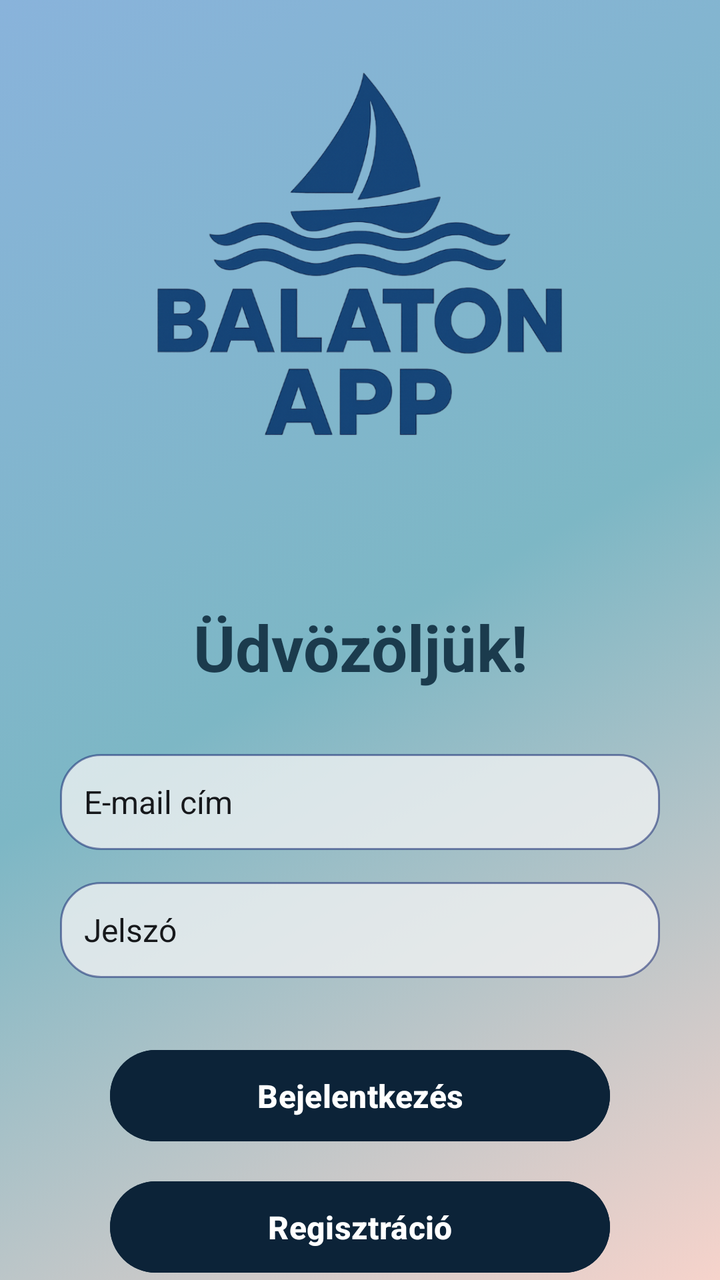
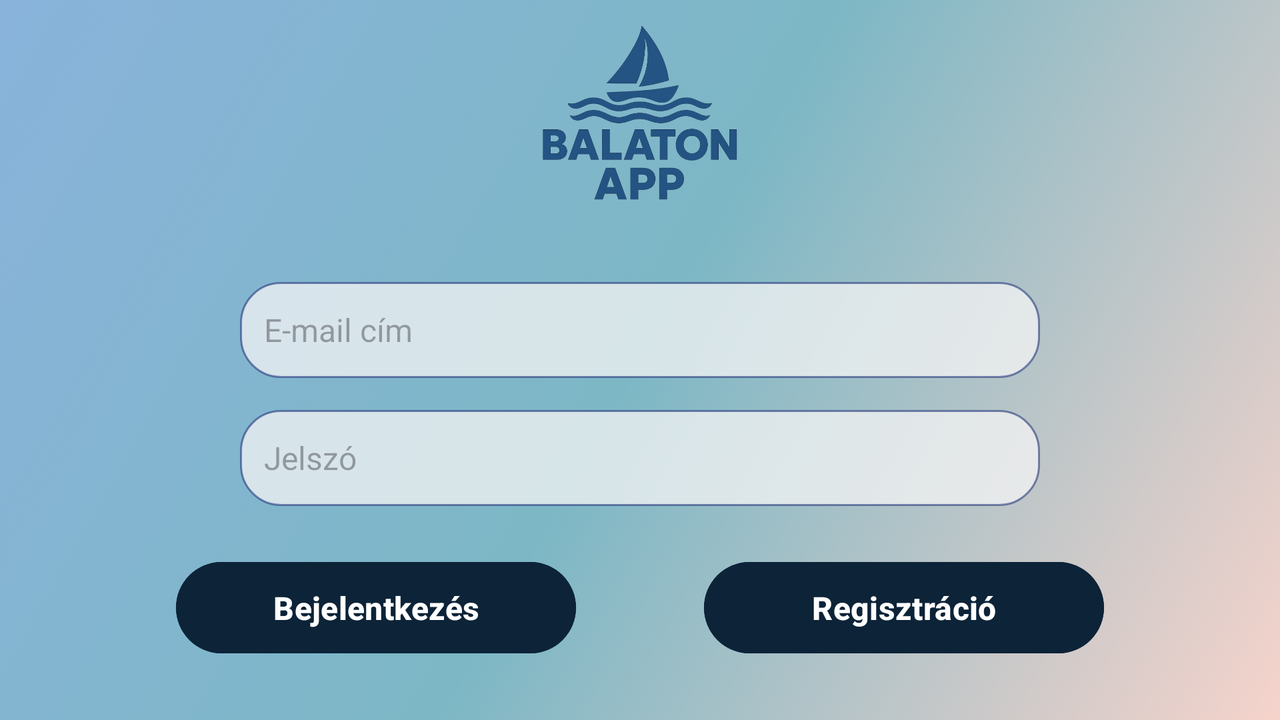

The same Android screen from two of the app's own layout files: first res/layout/ as a phone draws it, then the repository's variant for another configuration, drawn on a device whose configuration selects that folder. Both files follow.
<!-- AndroidManifest.xml: application theme Theme.BalatonApp -->
<!-- res/layout/activity_main.xml -->
<?xml version="1.0" encoding="utf-8"?>
<androidx.constraintlayout.widget.ConstraintLayout
    xmlns:android="http://schemas.android.com/apk/res/android"
    xmlns:app="http://schemas.android.com/apk/res-auto"
    xmlns:tools="http://schemas.android.com/tools"
    android:id="@+id/main"
    android:layout_width="match_parent"
    android:layout_height="match_parent"
    android:background="@drawable/background_color"
    tools:context=".MainActivity">

    <ImageView
        android:id="@+id/headerImage"
        android:layout_width="250dp"
        android:layout_height="250dp"
        android:layout_marginTop="20dp"
        android:scaleType="fitCenter"
        android:src="@drawable/balaton_app"
        android:contentDescription="@string/my_image_description"
        android:alpha="1"
        app:layout_constraintTop_toTopOf="parent"
        app:layout_constraintStart_toStartOf="parent"
        app:layout_constraintEnd_toEndOf="parent" />

    <TextView
        android:id="@+id/titleText"
        android:layout_width="match_parent"
        android:layout_height="wrap_content"
        android:gravity="center"
        android:padding="16dp"
        android:text="@string/cim"
        android:textColor="#1B3B4D"
        android:textSize="32sp"
        android:textStyle="bold"
        android:layout_marginTop="16dp"
        app:layout_constraintTop_toBottomOf="@id/headerImage"
        app:layout_constraintStart_toStartOf="parent"
        app:layout_constraintEnd_toEndOf="parent" />

    <EditText
        android:id="@+id/editTextEmail"
        android:minWidth="300dp"
        android:layout_width="wrap_content"
        android:layout_height="wrap_content"
        android:minHeight="48dp"
        android:layout_marginTop="16dp"
        android:layout_marginStart="32dp"
        android:layout_marginEnd="32dp"
        android:background="@drawable/edittext_background"
        android:hint="@string/email"
        android:inputType="textEmailAddress"
        android:autofillHints="emailAddress"
        android:padding="12dp"
        android:textColor="#000000"
        android:textColorHint="#16181B"
        android:textSize="16sp"
        app:layout_constraintTop_toBottomOf="@id/titleText"
        app:layout_constraintStart_toStartOf="parent"
        app:layout_constraintEnd_toEndOf="parent" />

    <EditText
        android:id="@+id/editTextPassword"
        android:minWidth="300dp"
        android:layout_width="wrap_content"
        android:layout_height="wrap_content"
        android:minHeight="48dp"
        android:layout_marginTop="16dp"
        android:layout_marginStart="32dp"
        android:layout_marginEnd="32dp"
        android:background="@drawable/edittext_background"
        android:hint="@string/password"
        android:inputType="textPassword"
        android:autofillHints="password"
        android:padding="12dp"
        android:textColor="#000000"
        android:textColorHint="#16181B"
        android:textSize="16sp"
        app:layout_constraintTop_toBottomOf="@id/editTextEmail"
        app:layout_constraintStart_toStartOf="parent"
        app:layout_constraintEnd_toEndOf="parent" />

    <Button
        android:id="@+id/loginButton"
        android:layout_width="wrap_content"
        android:layout_height="wrap_content"
        android:layout_marginTop="32dp"
        android:backgroundTint="@color/button_color"
        android:minWidth="250dp"
        android:padding="12dp"
        android:text="@string/login"
        android:textColor="#FFFFFF"
        android:textSize="16sp"
        android:textStyle="bold"
        app:layout_constraintTop_toBottomOf="@id/editTextPassword"
        app:layout_constraintStart_toStartOf="parent"
        app:layout_constraintEnd_toEndOf="parent"
        tools:ignore="OnClick" />

    <Button
        android:id="@+id/registrationButton"
        android:layout_width="wrap_content"
        android:layout_height="wrap_content"
        android:layout_marginTop="12dp"
        android:backgroundTint="@color/button_color"
        android:minWidth="250dp"
        android:padding="12dp"
        android:text="@string/registration"
        android:textColor="#FFFFFF"
        android:textSize="16sp"
        android:textStyle="bold"
        app:layout_constraintTop_toBottomOf="@id/loginButton"
        app:layout_constraintStart_toStartOf="parent"
        app:layout_constraintEnd_toEndOf="parent"
        tools:ignore="OnClick" />


</androidx.constraintlayout.widget.ConstraintLayout>
<!-- resources referenced by this layout -->
<resources>
  <color name="button_color">#0C2338</color>
  <!-- drawable background_color (drawable) -->
  <?xml version="1.0" encoding="utf-8"?>
  <selector xmlns:android="http://schemas.android.com/apk/res/android">
      <item>
          <shape>
              <gradient
                  android:startColor="#F6D3CB"
                  android:centerColor="#7DB7C5"
                  android:endColor="#89B3DB"
                  android:angle="135"/>
          </shape>
      </item>
  </selector>
  <!-- drawable balaton_app: png bitmap (drawable, 186230 bytes) -->
  <!-- drawable edittext_background (drawable) -->
  <?xml version="1.0" encoding="utf-8"?>
  <shape xmlns:android="http://schemas.android.com/apk/res/android"
      android:shape="rectangle">
      <solid android:color="#BFF4F4F4"/>
      <stroke android:width="1dp" android:color="#800C1F6D"/>
      <corners android:radius="20dp"/>
      <padding
          android:left="10dp"
          android:top="10dp"
          android:right="10dp"
          android:bottom="10dp" />
  </shape>
  <string name="cim">Üdvözöljük!</string>
  <string name="email">E-mail cím</string>
  <string name="login">Bejelentkezés</string>
  <string name="my_image_description">Main header picture</string>
  <string name="password">Jelszó</string>
  <string name="registration">Regisztráció</string>
  <style name="Theme.BalatonApp" parent="Base.Theme.BalatonApp" />
  <style name="Base.Theme.BalatonApp" parent="Theme.Material3.DayNight.NoActionBar">
          
          
      </style>
</resources>
<!-- res/layout-land/activity_main.xml (the repository's variant of the layout above) -->
<!-- drawn on the phone turned sideways -->
<?xml version="1.0" encoding="utf-8"?>
<androidx.constraintlayout.widget.ConstraintLayout
    xmlns:android="http://schemas.android.com/apk/res/android"
    xmlns:app="http://schemas.android.com/apk/res-auto"
    xmlns:tools="http://schemas.android.com/tools"
    android:id="@+id/main"
    android:layout_width="match_parent"
    android:layout_height="match_parent"
    android:background="@drawable/background_color"
    tools:context=".MainActivity">

    <ImageView
        android:id="@+id/headerImage"
        android:contentDescription="@string/my_image_description"
        android:layout_marginTop="5dp"
        android:layout_width="120dp"
        android:layout_height="120dp"
        android:scaleType="fitCenter"
        android:src="@drawable/balaton_app"
        android:alpha="0.87"
        app:layout_constraintTop_toTopOf="parent"
        app:layout_constraintStart_toStartOf="parent"
        app:layout_constraintEnd_toEndOf="parent" />


    <EditText
        android:id="@+id/editTextEmail"
        android:minWidth="400dp"
        android:layout_width="wrap_content"
        android:layout_height="wrap_content"
        android:minHeight="48dp"
        android:layout_marginTop="16dp"
        android:layout_marginStart="32dp"
        android:layout_marginEnd="32dp"
        android:background="@drawable/edittext_background"
        android:hint="@string/email"
        android:inputType="textEmailAddress"
        android:autofillHints="emailAddress"
        android:padding="12dp"
        android:textColor="#000000"
        android:textSize="16sp"
        app:layout_constraintTop_toBottomOf="@id/headerImage"
        app:layout_constraintStart_toStartOf="parent"
        app:layout_constraintEnd_toEndOf="parent" />

    <EditText
        android:id="@+id/editTextPassword"
        android:minWidth="400dp"
        android:layout_width="wrap_content"
        android:layout_height="wrap_content"
        android:minHeight="48dp"
        android:layout_marginTop="16dp"
        android:layout_marginStart="32dp"
        android:layout_marginEnd="32dp"
        android:background="@drawable/edittext_background"
        android:hint="@string/password"
        android:inputType="textPassword"
        android:autofillHints="password"
        android:padding="12dp"
        android:textColor="#000000"
        android:textSize="16sp"
        app:layout_constraintTop_toBottomOf="@id/editTextEmail"
        app:layout_constraintStart_toStartOf="parent"
        app:layout_constraintEnd_toEndOf="parent" />

    <androidx.constraintlayout.widget.Guideline
        android:id="@+id/centerGuideline"
        android:layout_width="wrap_content"
        android:layout_height="wrap_content"
        android:orientation="vertical"
        app:layout_constraintGuide_percent="0.5" />

    <Button
        android:id="@+id/loginButton"
        android:minWidth="200dp"
        android:layout_width="wrap_content"
        android:layout_height="wrap_content"
        android:layout_marginTop="24dp"
        android:layout_marginStart="32dp"
        android:layout_marginEnd="8dp"
        android:backgroundTint="@color/button_color"
        android:padding="12dp"
        android:text="@string/login"
        tools:text="Bejelentkezés"
        android:textColor="#FFFFFF"
        android:textSize="16sp"
        android:textStyle="bold"
        app:layout_constraintTop_toBottomOf="@id/editTextPassword"
        app:layout_constraintStart_toStartOf="parent"
        app:layout_constraintEnd_toStartOf="@id/registrationButton" />

    <Button
        android:id="@+id/registrationButton"
        android:minWidth="200dp"
        android:layout_width="wrap_content"
        android:layout_height="wrap_content"
        android:layout_marginTop="24dp"
        android:layout_marginEnd="32dp"
        android:backgroundTint="@color/button_color"
        android:padding="12dp"
        android:text="@string/registration"
        tools:text="Regisztráció"
        android:textColor="#FFFFFF"
        android:textSize="16sp"
        android:textStyle="bold"
        app:layout_constraintTop_toBottomOf="@id/editTextPassword"
        app:layout_constraintStart_toEndOf="@id/loginButton"
        app:layout_constraintEnd_toEndOf="parent" />

</androidx.constraintlayout.widget.ConstraintLayout>
<!-- resources referenced by the variant -->
<!-- as the phone turned sideways resolves them -->
<resources>
  <color name="button_color">#0C2338</color>
  <!-- drawable background_color (drawable) -->
  <?xml version="1.0" encoding="utf-8"?>
  <selector xmlns:android="http://schemas.android.com/apk/res/android">
      <item>
          <shape>
              <gradient
                  android:startColor="#F6D3CB"
                  android:centerColor="#7DB7C5"
                  android:endColor="#89B3DB"
                  android:angle="135"/>
          </shape>
      </item>
  </selector>
  <!-- drawable balaton_app: png bitmap (drawable, 186230 bytes) -->
  <!-- drawable edittext_background (drawable) -->
  <?xml version="1.0" encoding="utf-8"?>
  <shape xmlns:android="http://schemas.android.com/apk/res/android"
      android:shape="rectangle">
      <solid android:color="#BFF4F4F4"/>
      <stroke android:width="1dp" android:color="#800C1F6D"/>
      <corners android:radius="20dp"/>
      <padding
          android:left="10dp"
          android:top="10dp"
          android:right="10dp"
          android:bottom="10dp" />
  </shape>
  <string name="email">E-mail cím</string>
  <string name="login">Bejelentkezés</string>
  <string name="my_image_description">Main header picture</string>
  <string name="password">Jelszó</string>
  <string name="registration">Regisztráció</string>
  <style name="Theme.BalatonApp" parent="Base.Theme.BalatonApp" />
  <style name="Base.Theme.BalatonApp" parent="Theme.Material3.DayNight.NoActionBar">
          
          
      </style>
</resources>
